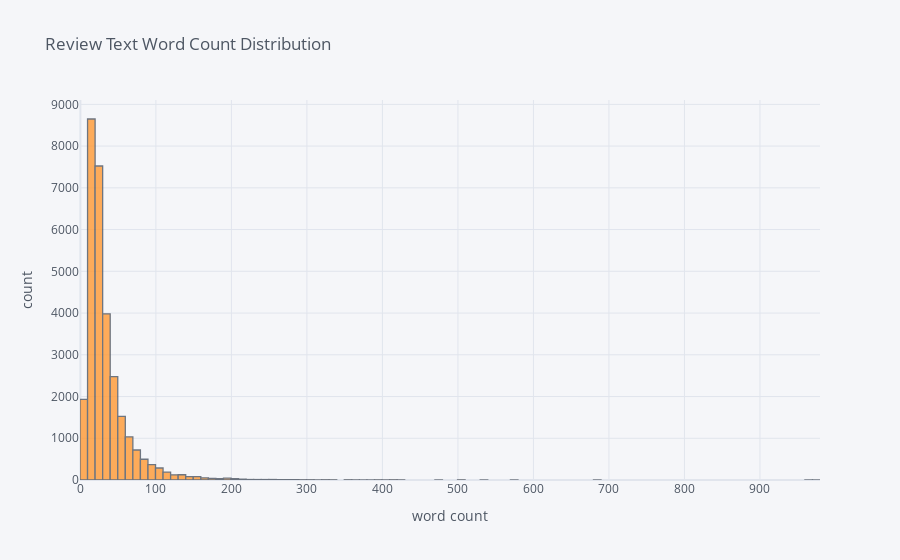

This figure's notebook cell:
### Code cell
# Let's check the distribution of word count of review text

reviews_df['rev_word_count'] = reviews_df['reviews_text'].apply(lambda x: len(str(x).split()))
reviews_df['rev_word_count'].iplot(
                    kind='hist', bins=100, xTitle='word count', yTitle='count', title='Review Text Word Count Distribution')

### Figure 1 — Plotly figure (JSON) as saved in the notebook; plotly's stock layout.template omitted (floating-point values rounded to 4 significant figures; data arrays with more than 128 entries replaced by an {"elided": "..."} marker saying what was removed)
{"data": [{"histfunc": "count", "histnorm": "", "marker": {"color": "rgba(255, 153, 51, 1.0)", "line": {"color": "#4D5663", "width": 1.3}}, "name": "rev_word_count", "nbinsx": 100, "opacity": 0.8, "orientation": "v", "type": "histogram", "x": {"elided": "29936 int values"}}], "layout": {"barmode": "overlay", "legend": {"bgcolor": "#F5F6F9", "font": {"color": "#4D5663"}}, "paper_bgcolor": "#F5F6F9", "plot_bgcolor": "#F5F6F9", "title": {"font": {"color": "#4D5663"}, "text": "Review Text Word Count Distribution"}, "xaxis": {"gridcolor": "#E1E5ED", "showgrid": true, "tickfont": {"color": "#4D5663"}, "title": {"font": {"color": "#4D5663"}, "text": "word count"}, "zerolinecolor": "#E1E5ED"}, "yaxis": {"gridcolor": "#E1E5ED", "showgrid": true, "tickfont": {"color": "#4D5663"}, "title": {"font": {"color": "#4D5663"}, "text": "count"}, "zerolinecolor": "#E1E5ED"}}}
